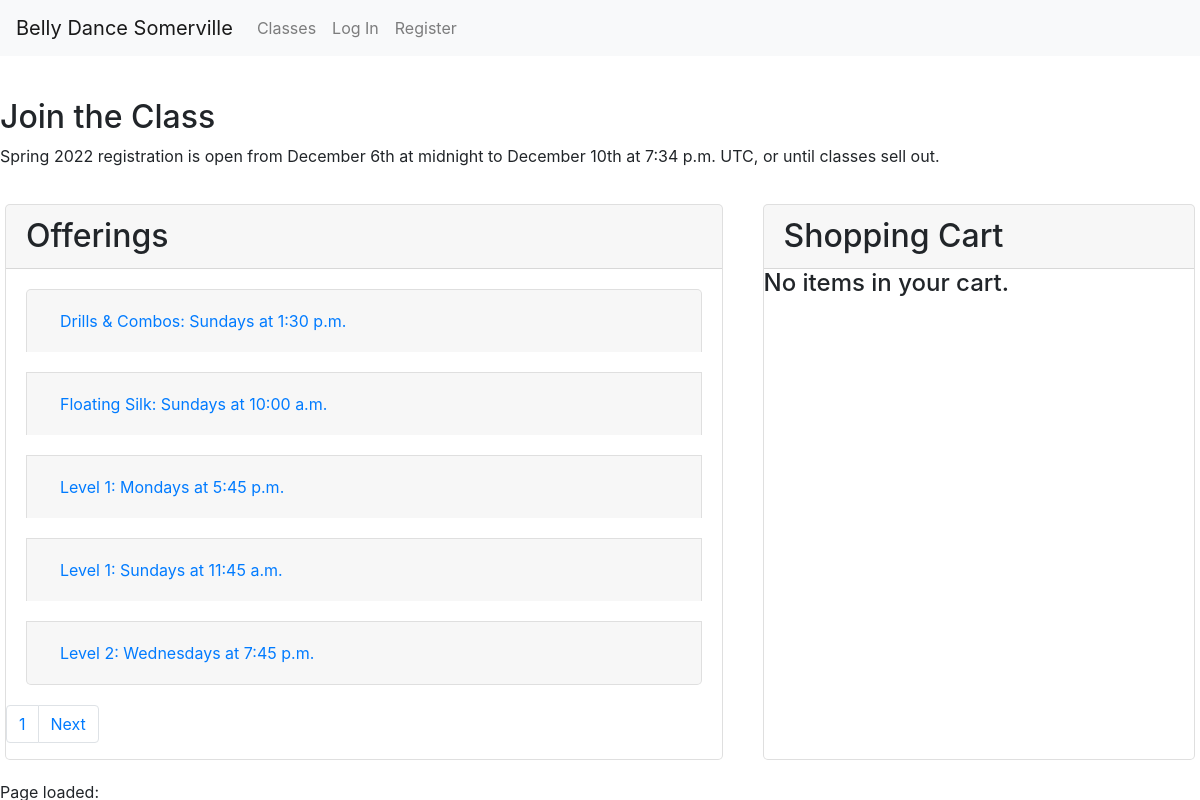
The page / on the database its author committed.
### enrollment/models.py (models this page shows, shortened)
class Semester(models.Model):
    name = models.CharField(max_length=128, null=False, blank=False)
    start_date = models.DateField(null=False, blank=False)
    end_date = models.DateField(null=False, blank=False)
    registration_open = models.DateTimeField(null=False, blank=False)
    registration_close = models.DateTimeField(null=False, blank=False)
    recital_date = models.DateTimeField(null=True, blank=True)
    hide = models.BooleanField(default=True, null=True, blank=True)
    @property
    def registration_status(self):
        now = timezone.now()
        if self.registration_close < now:
            return 'closed'
        elif self.registration_open > now:
            return 'future'
        else:
            return 'open'
    def __str__(self):
        return self.name

class Offering(models.Model):
    course = models.ForeignKey(
        Course, on_delete=PROTECT, null=False, blank=False, related_name='offerings')
    semester = models.ForeignKey(
        Semester, on_delete=PROTECT, null=False, blank=False, related_name='offerings')
    location = models.ForeignKey(
        Location, on_delete=PROTECT, null=False, blank=False, related_name='offerings')
    price = models.DecimalField(
        max_digits=7, decimal_places=2, null=False, blank=False)
    weekday = models.IntegerField(
        choices=settings.WEEKDAYS, null=False, blank=False)
    start_time = models.TimeField(null=False, blank=False)
    end_time = models.TimeField(null=False, blank=False)
    timezone = models.CharField(max_length=32, choices=TIMEZONES,
                                default=settings.DEFAULT_TIMEZONE)
    start_date = models.DateField(null=False, blank=False)
    end_date = models.DateField(null=False, blank=False)
    backup_date = models.DateField(null=False, blank=False)
    capacity = models.IntegerField(null=False, blank=False)
    schedule_notes = models.CharField(max_length=2048, null=True, blank=True)
    notes = models.CharField(max_length=2048, null=True, blank=True)
    @property
    def weekday_name(self):
        return settings.WEEKDAYS[self.weekday][1]
    @property
    def spots_left(self):
        try:
            sold = self.line_items.exclude(order__completed=None).aggregate(Count('id'))['id__count']
        except Exception:
            sold = 0
        return self.capacity - sold

class Course(models.Model):
    title = models.CharField(max_length=64, null=False, blank=False)
    subtitle = models.CharField(max_length=256, null=False, blank=False)
    description = models.TextField(max_length=4096, null=False, blank=False, help_text=settings.MARKDOWN_HELP_TEXT)
    requirements = models.CharField(max_length=256, null=False, blank=False)
    qualifications = models.CharField(max_length=1024, null=False, blank=False)
    @property
    def description_html(self):
        return Markdown().convert(self.description)
    def __str__(self):
        return self.title

### enrollment/views.py (the view)
# urls.py: path('', views.index, name='index'),
def index(request, page=None, message=None):
    offerings = Offering.objects.filter(semester=latest_semester()).order_by(
        'course__title', 'weekday', 'start_time'
    )
    page = paginate_offerings(request, offerings)
    if request.user.is_authenticated:
        cart = get_cart(request, request.user, False)
        if cart:
            cart.items = cart.line_items.all()
    else:
        cart = None
    semester = latest_semester()
    return render(request, 'enrollment/index.html', {
        'page': page,
        'cart': cart,
        'message': message,
        'semester': semester
    })

### enrollment/context_processors.py (called while the page is built)
def global_settings(request):
    return {
    'DEFAULT_TIMEZONE': settings.DEFAULT_TIMEZONE,
    'DATE_TIME_FORMAT': settings.DATE_TIME_FORMAT,
    'DATE_TIME_TIMEZONE_FORMAT': settings.DATE_TIME_TIMEZONE_FORMAT,
    'SCHOOL_NAME': settings.SCHOOL_NAME,
    'SCHOOL_POLICIES': settings.SCHOOL_POLICIES,
    'NO_OFFERINGS': settings.NO_OFFERINGS,
    }

### enrollment/models.py (called while the page is built)
    def __str__(self):
        return self.name

### enrollment/views.py (called while the page is built)
def latest_semester():
    try:
        semester = Semester.objects.filter(hide=False).latest('start_date')
    except Semester.DoesNotExist:
        return None
    return semester

def paginate_offerings(request, offerings):
    if offerings is None:
        page = None
    else:
        page_num = request.GET.get('page', 1)
        paginator = Paginator(offerings, settings.PAGE_SIZE)
        page = paginator.page(page_num)
    return page

### enrollment/templates/enrollment/index.html (shortened to what this page needs)
{% extends "enrollment/layout.html" %}
{% load static %}
{% load tz %}
{% block body %}
<div id="main-alert-fading" class="alert alert-fade" role="alert">
</div>
<h2>Join the Class</h2>
{% if semester.registration_status == 'closed' %}
    <p>{{semester}} registration closed on {{semester.registration_close}} </p>
{% else %}
    <p>{{semester}} registration is open from {{semester.registration_open|date:DATE_TIME_FORMAT}} to {{semester.registration_close|date:DATE_TIME_TIMEZONE_FORMAT}}, or until classes sell out. </p>
{% endif %}
<div class="row">
    <div id="cart-container" class="col-md order-md-5 card">
        <h2 class="card-header section-header">Shopping Cart</h2>
        <div>
            {% if cart %}
                <ul id="cart-items">
                {% for item in cart.items %}
                    <li data-offering={{item.offering.id}}>{{item.offering.course.title}} {{item.offering.weekday_name}} ${{item.price}} <button class="remove-button" data-item={{item.id}}>Remove</button></li>
                {% endfor %}
                </ul>
                {% if cart.items %}
                    <p><span class="label">Subtotal:</span>  ${{cart.subtotal|default_if_none:"0.00"}}</p>
                    <p><span class="label">Discounts: </span> ${{cart.discount|default_if_none:"0.00"}}</p>
                    <p><span class="label">Total:</span>  ${{cart.total|default_if_none:"0.00"}}</p>
                    <form action="{% url 'checkout' cart.id %}" method="GET" class="">
                        {% csrf_token %}
                        <input type="submit" class="btn btn-primary link-as-button">
                    </form>
                {% else %}
                    <h4>No items in your cart.</h4>
                {% endif %}
            {% else %}
                <h4>No items in your cart.</h4>
            {% endif %}
        </div>
    </div>
    <div id="offerings-container" class="col-md-7 card">
        <h2 class="card-header section-header">Offerings</h2>
        {% if page %}
        <div class="accordion" id="accordionExample">
            {% for offering in page %}
            <div class="card" data-offering="{{offering.id}}">
                <div class="card-header" id="heading{{offering.id}}">
                    <h5 class="mb-0">
                        <button class="btn btn-link" type="button" data-toggle="collapse" data-target="#collapse{{offering.id}}"
                            aria-expanded="true" aria-controls="collapse{{offering.id}}">
                            {{offering.course}}: {{offering.weekday_name}}s at {{offering.start_time|date:"g:i a"}}
                        </button>
                    </h5>
                </div>
            </div>
            {% endfor %}
        </div>
        <div>
            <nav role="navigation">
                <ul class="pagination">
                    <li class="page-item"><a class="page-link" href="?page={{page.number}}">{{page.number}}</a></li>
                    {% if page.has_next %}
                    <li class="page-item"><a class="page-link" href="?page={{page.next_page_number}}">Next</a></li>
                    {% endif %}
                </ul>
            </nav>
        </div>
        {% else %}
        <div>{{NO_OFFERINGS}}</div>
        {% endif %}
    </div>
</div>
{% endblock %}

### enrollment/static/enrollment/styles.css (style rules this page uses)
.card { margin: 20px; border-radius: 5px; }
#cart-container, #offerings-container { padding-left: 0; padding-right: 0; }

### rows shown on the page
Semester: name "Spring 2022", registration_open "December 6th at midnight", registration_close "December 10th at 7:34 p.m. UTC"
Offering: course "Drills & Combos", weekday_name "Sunday", start_time "1:30 p.m."
Offering: course "Floating Silk", weekday_name "Sunday", start_time "10:00 a.m."
Offering: course "Level 1", weekday_name "Monday", start_time "5:45 p.m."
Offering: course "Level 1", weekday_name "Sunday", start_time "11:45 a.m."
Offering: course "Level 2", weekday_name "Wednesday", start_time "7:45 p.m."

### other values the page prints
{{ SCHOOL_NAME }} "Belly Dance Somerville"
{{ page.number }} "1"
